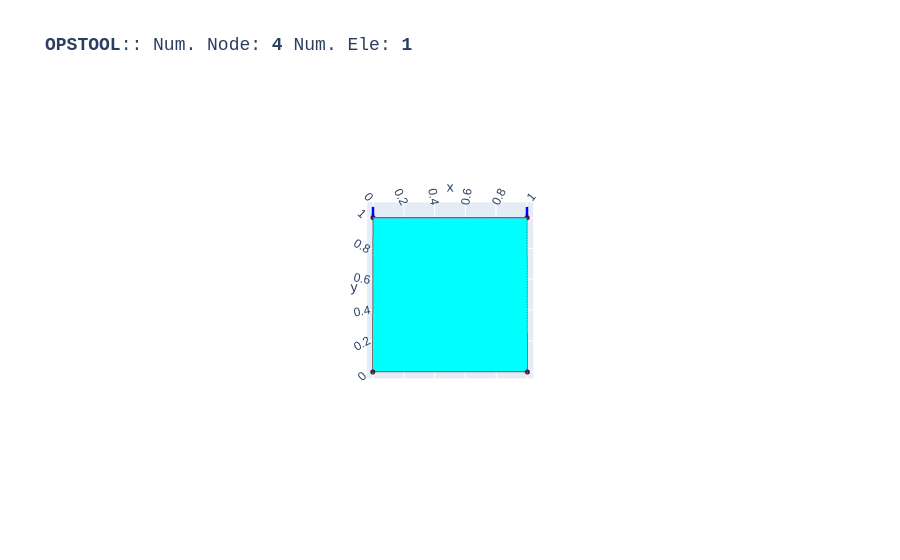

Notebook code cell kept with this figure:
### Code cell
opst.vis.plotly.plot_model(show_node_numbering=False, show_ele_numbering=False, show_nodal_loads = True)

### Figure 1 — Plotly figure (JSON) as saved in the notebook; plotly's stock layout.template omitted (floating-point values rounded to 4 significant figures)
{"data": [{"color": "#00FFFF", "hoverinfo": "skip", "i": [0, 0], "j": [1, 2], "k": [2, 3], "name": "SSPquadUP", "opacity": 1, "type": "mesh3d", "x": [0.0, 1.0, 1.0, 0.0], "y": [0.0, 0.0, 1.0, 1.0], "z": [0.0, 0.0, 0.0, 0.0]}, {"connectgaps": false, "hoverinfo": "skip", "line": {"color": "black", "width": 1}, "mode": "lines", "name": "Edge", "type": "scatter3d", "x": [0.0, 1.0, 1.0, 0.0, 0.0, NaN], "y": [0.0, 0.0, 1.0, 1.0, 0.0, NaN], "z": [0.0, 0.0, 0.0, 0.0, 0.0, NaN]}, {"customdata": ["eleTag: 1<br>connectedNodes:<br> [1 2 3 4]"], "hovertemplate": "%{customdata}", "marker": {"color": "#00FFFF", "size": 3, "symbol": "diamond-open"}, "mode": "markers", "name": "SSPquadUP", "type": "scatter3d", "x": [0.5], "y": [0.5], "z": [0.0]}, {"customdata": ["1", "2", "3", "4"], "hovertemplate": "x: %{x}<br>y: %{y}<br>z: %{z} <br>nodeTag: %{customdata}", "marker": {"color": "#580f41", "size": 3, "symbol": "circle"}, "mode": "markers", "name": "Nodes", "type": "scatter3d", "x": [0.0, 1.0, 1.0, 0.0], "y": [0.0, 0.0, 1.0, 1.0], "z": [0.0, 0.0, 0.0, 0.0]}, {"connectgaps": false, "hoverinfo": "skip", "line": {"color": "#15b01a", "width": 1}, "mode": "lines", "name": "BC", "type": "scatter3d", "x": [-0.005, 0.005, 0.0, -0.005, NaN, 0.995, 1.005, 1.0, 0.995, NaN, 1.005, 1.005, 1.004, 1.003, 1.002, 1.0, 0.9985, 0.9971, 0.996, 0.9952, 0.995, 0.9952, 0.996, 0.9971, 0.9985, 1.0, 1.002, 1.003, 1.004, 1.005, 1.005, NaN, 0.005, 0.004755, 0.004045, 0.002939, 0.001545, 3.062e-19, -0.001545, -0.002939, -0.004045, -0.004755, -0.005, -0.004755, -0.004045, -0.002939, -0.001545, -9.185e-19, 0.001545, 0.002939, 0.004045, 0.004755, 0.005, NaN], "y": [-0.01, -0.01, 0.0, -0.01, NaN, -0.01, -0.01, 0.0, -0.01, NaN, 0.995, 0.9965, 0.9979, 0.999, 0.9998, 1.0, 0.9998, 0.999, 0.9979, 0.9965, 0.995, 0.9935, 0.9921, 0.991, 0.9902, 0.99, 0.9902, 0.991, 0.9921, 0.9935, 0.995, NaN, 0.995, 0.9965, 0.9979, 0.999, 0.9998, 1.0, 0.9998, 0.999, 0.9979, 0.9965, 0.995, 0.9935, 0.9921, 0.991, 0.9902, 0.99, 0.9902, 0.991, 0.9921, 0.9935, 0.995, NaN], "z": [0.0, 0.0, 0.0, 0.0, NaN, 0.0, 0.0, 0.0, 0.0, NaN, 0.0, 0.0, 0.0, 0.0, 0.0, 0.0, 0.0, 0.0, 0.0, 0.0, 0.0, 0.0, 0.0, 0.0, 0.0, 0.0, 0.0, 0.0, 0.0, 0.0, 0.0, NaN, 0.0, 0.0, 0.0, 0.0, 0.0, 0.0, 0.0, 0.0, 0.0, 0.0, 0.0, 0.0, 0.0, 0.0, 0.0, 0.0, 0.0, 0.0, 0.0, 0.0, 0.0, NaN]}, {"connectgaps": false, "hoverinfo": "skip", "line": {"color": "#FF1493", "width": 2.5}, "mode": "lines", "name": "mp constraint", "type": "scatter3d", "x": [1.0, 0.0, NaN], "y": [1.0, 1.0, NaN], "z": [0.0, 0.0, NaN]}, {"connectgaps": false, "hovertemplate": "<b>%{text}</b>", "line": {"color": "#0000ff", "width": 5}, "mode": "lines", "name": "<b>Pattern 1</b><br>Nodal Load", "text": ["0.00e+00", "0.00e+00", "0.00e+00", "0.00e+00", "0.00e+00", "0.00e+00"], "type": "scatter3d", "x": [1.0, 1.0, NaN, 0.0, 0.0, NaN], "y": [1.0, 1.0, NaN, 1.0, 1.0, NaN], "z": [0.0, 0.0, NaN, 0.0, 0.0, NaN]}, {"color": "#0000ff", "hovertemplate": "<b>%{text}", "i": [0, 0, 1, 1, 2, 2, 3, 3, 4, 4, 5, 5, 6, 6, 7, 7, 8, 8, 9, 9, 10, 10, 11, 11, 12, 12, 13, 13, 14, 14, 15, 15, 18, 18, 19, 19, 20, 20, 21, 21, 22, 22, 23, 23, 24, 24, 25, 25, 26, 26, 27, 27, 28, 28, 29, 29, 30, 30, 31, 31, 32, 32, 33, 33], "j": [1, 1, 2, 2, 3, 3, 4, 4, 5, 5, 6, 6, 7, 7, 8, 8, 9, 9, 10, 10, 11, 11, 12, 12, 13, 13, 14, 14, 15, 15, 0, 0, 19, 19, 20, 20, 21, 21, 22, 22, 23, 23, 24, 24, 25, 25, 26, 26, 27, 27, 28, 28, 29, 29, 30, 30, 31, 31, 32, 32, 33, 33, 18, 18], "k": [16, 17, 16, 17, 16, 17, 16, 17, 16, 17, 16, 17, 16, 17, 16, 17, 16, 17, 16, 17, 16, 17, 16, 17, 16, 17, 16, 17, 16, 17, 16, 17, 34, 35, 34, 35, 34, 35, 34, 35, 34, 35, 34, 35, 34, 35, 34, 35, 34, 35, 34, 35, 34, 35, 34, 35, 34, 35, 34, 35, 34, 35, 34, 35], "name": "<b>Pattern 1</b><br>Nodal Load", "text": ["0.00e+00", "0.00e+00", "0.00e+00", "0.00e+00", "0.00e+00", "0.00e+00", "0.00e+00", "0.00e+00", "0.00e+00", "0.00e+00", "0.00e+00", "0.00e+00", "0.00e+00", "0.00e+00", "0.00e+00", "0.00e+00", "0.00e+00", "0.00e+00", "0.00e+00", "0.00e+00", "0.00e+00", "0.00e+00", "0.00e+00", "0.00e+00", "0.00e+00", "0.00e+00", "0.00e+00", "0.00e+00", "0.00e+00", "0.00e+00", "0.00e+00", "0.00e+00", "0.00e+00", "0.00e+00", "0.00e+00", "0.00e+00"], "type": "mesh3d", "x": [1.0, 1.0, 1.0, 1.0, 1.0, 1.0, 1.0, 1.0, 1.0, 1.0, 1.0, 1.0, 1.0, 1.0, 1.0, 1.0, 1.0, 1.0, 0.0, 0.0, 0.0, 0.0, 0.0, 0.0, 0.0, 0.0, 0.0, 0.0, 0.0, 0.0, 0.0, 0.0, 0.0, 0.0, 0.0, 0.0], "y": [1.0, 1.0, 1.0, 1.0, 1.0, 1.0, 1.0, 1.0, 1.0, 1.0, 1.0, 1.0, 1.0, 1.0, 1.0, 1.0, 1.0, 1.0, 1.0, 1.0, 1.0, 1.0, 1.0, 1.0, 1.0, 1.0, 1.0, 1.0, 1.0, 1.0, 1.0, 1.0, 1.0, 1.0, 1.0, 1.0], "z": [0.0, 0.0, 0.0, 0.0, 0.0, 0.0, 0.0, 0.0, 0.0, 0.0, 0.0, 0.0, 0.0, 0.0, 0.0, 0.0, 0.0, 0.0, 0.0, 0.0, 0.0, 0.0, 0.0, 0.0, 0.0, 0.0, 0.0, 0.0, 0.0, 0.0, 0.0, 0.0, 0.0, 0.0, 0.0, 0.0]}, {"connectgaps": false, "hovertemplate": "<b>%{text}</b>", "line": {"color": "#0000ff", "width": 5}, "mode": "lines", "name": "<b>Pattern 1</b><br>Nodal Load", "text": ["-1.01e+02", "-1.01e+02", "-1.01e+02", "-1.01e+02", "-1.01e+02", "-1.01e+02"], "type": "scatter3d", "x": [1.0, 1.0, NaN, 0.0, 0.0, NaN], "y": [1.07, 1.02, NaN, 1.07, 1.02, NaN], "z": [0.0, 0.0, NaN, 0.0, 0.0, NaN]}, {"color": "#0000ff", "hovertemplate": "<b>%{text}", "i": [0, 0, 1, 1, 2, 2, 3, 3, 4, 4, 5, 5, 6, 6, 7, 7, 8, 8, 9, 9, 10, 10, 11, 11, 12, 12, 13, 13, 14, 14, 15, 15, 18, 18, 19, 19, 20, 20, 21, 21, 22, 22, 23, 23, 24, 24, 25, 25, 26, 26, 27, 27, 28, 28, 29, 29, 30, 30, 31, 31, 32, 32, 33, 33], "j": [1, 1, 2, 2, 3, 3, 4, 4, 5, 5, 6, 6, 7, 7, 8, 8, 9, 9, 10, 10, 11, 11, 12, 12, 13, 13, 14, 14, 15, 15, 0, 0, 19, 19, 20, 20, 21, 21, 22, 22, 23, 23, 24, 24, 25, 25, 26, 26, 27, 27, 28, 28, 29, 29, 30, 30, 31, 31, 32, 32, 33, 33, 18, 18], "k": [16, 17, 16, 17, 16, 17, 16, 17, 16, 17, 16, 17, 16, 17, 16, 17, 16, 17, 16, 17, 16, 17, 16, 17, 16, 17, 16, 17, 16, 17, 16, 17, 34, 35, 34, 35, 34, 35, 34, 35, 34, 35, 34, 35, 34, 35, 34, 35, 34, 35, 34, 35, 34, 35, 34, 35, 34, 35, 34, 35, 34, 35, 34, 35], "name": "<b>Pattern 1</b><br>Nodal Load", "text": ["-1.01e+02", "-1.01e+02", "-1.01e+02", "-1.01e+02", "-1.01e+02", "-1.01e+02", "-1.01e+02", "-1.01e+02", "-1.01e+02", "-1.01e+02", "-1.01e+02", "-1.01e+02", "-1.01e+02", "-1.01e+02", "-1.01e+02", "-1.01e+02", "-1.01e+02", "-1.01e+02", "-1.01e+02", "-1.01e+02", "-1.01e+02", "-1.01e+02", "-1.01e+02", "-1.01e+02", "-1.01e+02", "-1.01e+02", "-1.01e+02", "-1.01e+02", "-1.01e+02", "-1.01e+02", "-1.01e+02", "-1.01e+02", "-1.01e+02", "-1.01e+02", "-1.01e+02", "-1.01e+02"], "type": "mesh3d", "x": [1.01, 1.009, 1.007, 1.003, 0.999, 0.995, 0.9919, 0.9902, 0.9902, 0.9919, 0.995, 0.999, 1.003, 1.007, 1.009, 1.01, 1.0, 1.0, 0.01, 0.009135, 0.006691, 0.00309, -0.001045, -0.005, -0.00809, -0.009781, -0.009781, -0.00809, -0.005, -0.001045, 0.00309, 0.006691, 0.009135, 0.01, 0.0, 0.0], "y": [1.02, 1.02, 1.02, 1.02, 1.02, 1.02, 1.02, 1.02, 1.02, 1.02, 1.02, 1.02, 1.02, 1.02, 1.02, 1.02, 1.02, 0.995, 1.02, 1.02, 1.02, 1.02, 1.02, 1.02, 1.02, 1.02, 1.02, 1.02, 1.02, 1.02, 1.02, 1.02, 1.02, 1.02, 1.02, 0.995], "z": [0.0, 0.004067, 0.007431, 0.009511, 0.009945, 0.00866, 0.005878, 0.002079, -0.002079, -0.005878, -0.00866, -0.009945, -0.009511, -0.007431, -0.004067, -2.449e-18, 0.0, 0.0, 0.0, 0.004067, 0.007431, 0.009511, 0.009945, 0.00866, 0.005878, 0.002079, -0.002079, -0.005878, -0.00866, -0.009945, -0.009511, -0.007431, -0.004067, -2.449e-18, 0.0, 0.0]}, {"connectgaps": false, "hovertemplate": "<b>%{text}</b>", "line": {"color": "#0000ff", "width": 5}, "mode": "lines", "name": "<b>Pattern 1</b><br>Nodal Load", "text": ["0.00e+00", "0.00e+00", "0.00e+00", "0.00e+00", "0.00e+00", "0.00e+00"], "type": "scatter3d", "x": [1.0, 1.0, NaN, 0.0, 0.0, NaN], "y": [1.0, 1.0, NaN, 1.0, 1.0, NaN], "z": [0.0, 0.0, NaN, 0.0, 0.0, NaN]}, {"color": "#0000ff", "hovertemplate": "<b>%{text}", "i": [0, 0, 1, 1, 2, 2, 3, 3, 4, 4, 5, 5, 6, 6, 7, 7, 8, 8, 9, 9, 10, 10, 11, 11, 12, 12, 13, 13, 14, 14, 15, 15, 18, 18, 19, 19, 20, 20, 21, 21, 22, 22, 23, 23, 24, 24, 25, 25, 26, 26, 27, 27, 28, 28, 29, 29, 30, 30, 31, 31, 32, 32, 33, 33], "j": [1, 1, 2, 2, 3, 3, 4, 4, 5, 5, 6, 6, 7, 7, 8, 8, 9, 9, 10, 10, 11, 11, 12, 12, 13, 13, 14, 14, 15, 15, 0, 0, 19, 19, 20, 20, 21, 21, 22, 22, 23, 23, 24, 24, 25, 25, 26, 26, 27, 27, 28, 28, 29, 29, 30, 30, 31, 31, 32, 32, 33, 33, 18, 18], "k": [16, 17, 16, 17, 16, 17, 16, 17, 16, 17, 16, 17, 16, 17, 16, 17, 16, 17, 16, 17, 16, 17, 16, 17, 16, 17, 16, 17, 16, 17, 16, 17, 34, 35, 34, 35, 34, 35, 34, 35, 34, 35, 34, 35, 34, 35, 34, 35, 34, 35, 34, 35, 34, 35, 34, 35, 34, 35, 34, 35, 34, 35, 34, 35], "name": "<b>Pattern 1</b><br>Nodal Load", "text": ["0.00e+00", "0.00e+00", "0.00e+00", "0.00e+00", "0.00e+00", "0.00e+00", "0.00e+00", "0.00e+00", "0.00e+00", "0.00e+00", "0.00e+00", "0.00e+00", "0.00e+00", "0.00e+00", "0.00e+00", "0.00e+00", "0.00e+00", "0.00e+00", "0.00e+00", "0.00e+00", "0.00e+00", "0.00e+00", "0.00e+00", "0.00e+00", "0.00e+00", "0.00e+00", "0.00e+00", "0.00e+00", "0.00e+00", "0.00e+00", "0.00e+00", "0.00e+00", "0.00e+00", "0.00e+00", "0.00e+00", "0.00e+00"], "type": "mesh3d", "x": [1.0, 1.0, 1.0, 1.0, 1.0, 1.0, 1.0, 1.0, 1.0, 1.0, 1.0, 1.0, 1.0, 1.0, 1.0, 1.0, 1.0, 1.0, 0.0, 0.0, 0.0, 0.0, 0.0, 0.0, 0.0, 0.0, 0.0, 0.0, 0.0, 0.0, 0.0, 0.0, 0.0, 0.0, 0.0, 0.0], "y": [1.0, 1.0, 1.0, 1.0, 1.0, 1.0, 1.0, 1.0, 1.0, 1.0, 1.0, 1.0, 1.0, 1.0, 1.0, 1.0, 1.0, 1.0, 1.0, 1.0, 1.0, 1.0, 1.0, 1.0, 1.0, 1.0, 1.0, 1.0, 1.0, 1.0, 1.0, 1.0, 1.0, 1.0, 1.0, 1.0], "z": [0.0, 0.0, 0.0, 0.0, 0.0, 0.0, 0.0, 0.0, 0.0, 0.0, 0.0, 0.0, 0.0, 0.0, 0.0, 0.0, 0.0, 0.0, 0.0, 0.0, 0.0, 0.0, 0.0, 0.0, 0.0, 0.0, 0.0, 0.0, 0.0, 0.0, 0.0, 0.0, 0.0, 0.0, 0.0, 0.0]}], "layout": {"autosize": true, "font": {"family": "Arial, sans-serif"}, "scene": {"aspectmode": "data", "camera": {"eye": {"x": 0, "y": -0.1, "z": 10}}, "dragmode": "pan", "xaxis": {"showbackground": false}, "yaxis": {"showbackground": false}, "zaxis": {"showbackground": true, "showgrid": true, "showticklabels": false, "ticks": "", "title": {"text": ""}, "visible": true}}, "showlegend": false, "title": {"font": {"family": "courier", "size": 18}, "text": "<b>OPSTOOL</b>:: Num. Node: <b>4</b> Num. Ele: <b>1</b>"}}}
